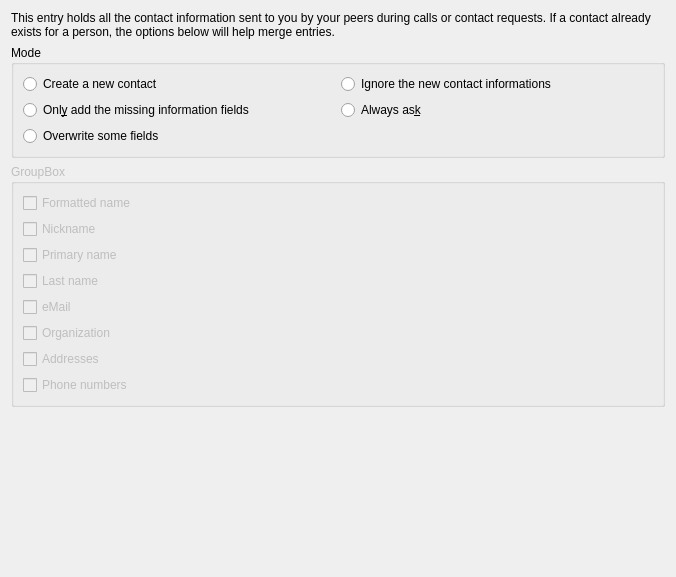
<?xml version="1.0" encoding="UTF-8"?>
<ui version="4.0">
 <class>PeerProfile</class>
 <widget class="QWidget" name="PeerProfile">
  <property name="geometry">
   <rect>
    <x>0</x>
    <y>0</y>
    <width>676</width>
    <height>577</height>
   </rect>
  </property>
  <property name="windowTitle">
   <string>Form</string>
  </property>
  <layout class="QVBoxLayout" name="verticalLayout_2">
   <item>
    <widget class="QLabel" name="label">
     <property name="text">
      <string>This entry holds all the contact information sent to you by your peers during calls or contact requests. If a contact already exists for a person, the options below will help merge entries.</string>
     </property>
     <property name="wordWrap">
      <bool>true</bool>
     </property>
    </widget>
   </item>
   <item>
    <widget class="QGroupBox" name="groupBox">
     <property name="title">
      <string>Mode</string>
     </property>
     <layout class="QGridLayout" name="gridLayout">
      <item row="0" column="0">
       <widget class="QRadioButton" name="m_pNewContact">
        <property name="text">
         <string>Create a new contact</string>
        </property>
       </widget>
      </item>
      <item row="0" column="1">
       <widget class="QRadioButton" name="m_pIgnore">
        <property name="text">
         <string>Ignore the new contact informations</string>
        </property>
       </widget>
      </item>
      <item row="1" column="0">
       <widget class="QRadioButton" name="m_pAddMissing">
        <property name="text">
         <string>Onl&amp;y add the missing information fields</string>
        </property>
       </widget>
      </item>
      <item row="1" column="1">
       <widget class="QRadioButton" name="m_pAlwaysAsk">
        <property name="text">
         <string>Always as&amp;k</string>
        </property>
       </widget>
      </item>
      <item row="2" column="0">
       <widget class="QRadioButton" name="m_pCustom">
        <property name="text">
         <string>Overwrite some fields</string>
        </property>
       </widget>
      </item>
     </layout>
    </widget>
   </item>
   <item>
    <widget class="QGroupBox" name="groupBox_2">
     <property name="enabled">
      <bool>false</bool>
     </property>
     <property name="title">
      <string>GroupBox</string>
     </property>
     <layout class="QVBoxLayout" name="verticalLayout">
      <item>
       <widget class="QCheckBox" name="kcfg_formattedName">
        <property name="text">
         <string>Formatted name</string>
        </property>
       </widget>
      </item>
      <item>
       <widget class="QCheckBox" name="kcfg_nickname">
        <property name="text">
         <string>Nickname</string>
        </property>
       </widget>
      </item>
      <item>
       <widget class="QCheckBox" name="kcfg_primaryName">
        <property name="text">
         <string>Primary name</string>
        </property>
       </widget>
      </item>
      <item>
       <widget class="QCheckBox" name="kcfg_lastName">
        <property name="text">
         <string>Last name</string>
        </property>
       </widget>
      </item>
      <item>
       <widget class="QCheckBox" name="kcfg_email">
        <property name="text">
         <string>eMail</string>
        </property>
       </widget>
      </item>
      <item>
       <widget class="QCheckBox" name="kcfg_org">
        <property name="text">
         <string>Organization</string>
        </property>
       </widget>
      </item>
      <item>
       <widget class="QCheckBox" name="kcfg_addresses">
        <property name="text">
         <string>Addresses</string>
        </property>
       </widget>
      </item>
      <item>
       <widget class="QCheckBox" name="kcfg_phoneNumbers">
        <property name="text">
         <string>Phone numbers</string>
        </property>
       </widget>
      </item>
     </layout>
    </widget>
   </item>
   <item>
    <spacer name="verticalSpacer">
     <property name="orientation">
      <enum>Qt::Vertical</enum>
     </property>
     <property name="sizeHint" stdset="0">
      <size>
       <width>20</width>
       <height>169</height>
      </size>
     </property>
    </spacer>
   </item>
  </layout>
 </widget>
 <resources/>
 <connections>
  <connection>
   <sender>m_pCustom</sender>
   <signal>toggled(bool)</signal>
   <receiver>groupBox_2</receiver>
   <slot>setEnabled(bool)</slot>
   <hints>
    <hint type="sourcelabel">
     <x>108</x>
     <y>134</y>
    </hint>
    <hint type="destinationlabel">
     <x>127</x>
     <y>159</y>
    </hint>
   </hints>
  </connection>
 </connections>
</ui>
